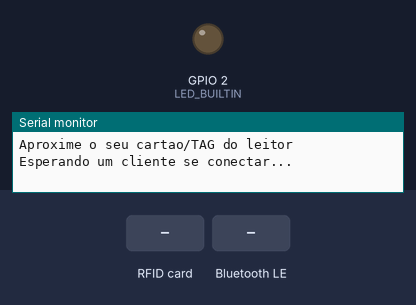
The sketch below on a simulated ESP32. Shown: output pins drawn as LEDs (lit = HIGH), the last lines printed to the serial monitor. The test bench sets the inputs (shaded band). Nothing arrives over Bluetooth unless stated; a phone connects over Bluetooth LE 3 s after start.

Above: at 1.2 s.
1.3 s: RFID card 5E 7A 19 C4 held to the reader
At 2.5 s:
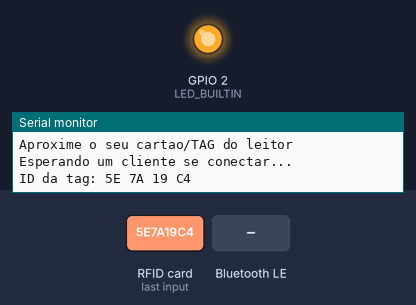
4.3 s: Bluetooth LE write "1" received
Timing chart, 0 to 7.3 s (numbered marks = the images above; inputs shaded):
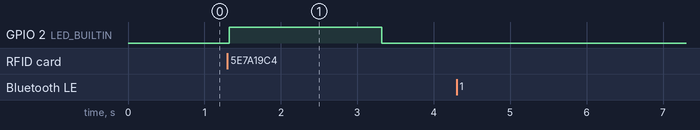

The sketch:

RFID.ino
```cpp
#include <SPI.h>
#include <MFRC522.h>

#define SS_PIN    21
#define RST_PIN   22

#define SIZE_BUFFER     18
#define MAX_SIZE_BLOCK  16

#define LED_BUILTIN 2 //LED EMBEDDED

MFRC522 mfrc522(SS_PIN, RST_PIN);


#include <BLEDevice.h>
#include <BLEServer.h>
#include <BLEUtils.h>
#include <BLE2902.h>

BLECharacteristic *pCharacteristic;

bool deviceConnected = false;
// const int LED = 2; // Could be different depending on the dev board. I used the DOIT ESP32 dev board.


int tagid;

// Veja o link seguinte se quiser gerar seus próprios UUIDs:
// https://www.uuidgenerator.net/

#define SERVICE_UUID           "6E400001-B5A3-F393-E0A9-E50E24DCCA9E" // UART service UUID
#define CHARACTERISTIC_UUID_RX "6E400002-B5A3-F393-E0A9-E50E24DCCA9E"
#define DHTDATA_CHAR_UUID "6E400003-B5A3-F393-E0A9-E50E24DCCA9E"


class MyServerCallbacks: public BLEServerCallbacks {
    void onConnect(BLEServer* pServer) {
      deviceConnected = true;
    };

    void onDisconnect(BLEServer* pServer) {
      deviceConnected = false;
    }
};

class MyCallbacks: public BLECharacteristicCallbacks {
    void onWrite(BLECharacteristic *pCharacteristic) {
      std::string rxValue = pCharacteristic->getValue();
      Serial.println(rxValue[0]);

      if (rxValue.length() > 0) {
        Serial.println("*********");
        Serial.print("Received Value: ");

        for (int i = 0; i < rxValue.length(); i++) {
          Serial.print(rxValue[i]);
        }
        Serial.println();
        Serial.println("*********");
      }


    }
};


void setup()
{
  // Inicia a serial
  Serial.begin(9600);
  // Inicia  SPI bus
  SPI.begin();
  // Inicia MFRC522
  mfrc522.PCD_Init();
  Serial.println("Aproxime o seu cartao/TAG do leitor");
  Serial.println();
  pinMode(LED_BUILTIN, OUTPUT);


  // Create the BLE Device
  BLEDevice::init("ESP32 RFID"); // Give it a name

  // Configura o dispositivo como Servidor BLE
  BLEServer *pServer = BLEDevice::createServer();
  pServer->setCallbacks(new MyServerCallbacks());

  // Cria o servico UART
  BLEService *pService = pServer->createService(SERVICE_UUID);

  // Cria uma Característica BLE para envio dos dados
  pCharacteristic = pService->createCharacteristic(
                      DHTDATA_CHAR_UUID,
                      BLECharacteristic::PROPERTY_NOTIFY
                    );

  pCharacteristic->addDescriptor(new BLE2902());

  // cria uma característica BLE para recebimento dos dados
  BLECharacteristic *pCharacteristic = pService->createCharacteristic(
                                         CHARACTERISTIC_UUID_RX,
                                         BLECharacteristic::PROPERTY_WRITE
                                       );

  pCharacteristic->setCallbacks(new MyCallbacks());

  // Inicia o serviço
  pService->start();

  // Inicia a descoberta do ESP32
  pServer->getAdvertising()->start();
  Serial.println("Esperando um cliente se conectar...");
}


void loop()
{


          // Busca novos cartões
          if ( ! mfrc522.PICC_IsNewCardPresent())
          {
            return;
          }
          // Seleciona um catão a ser lido
          if ( ! mfrc522.PICC_ReadCardSerial())
          {
            return;
          }
          //Mostra ID na serial
          Serial.print("ID da tag:");
          String conteudo = "";
          byte letra;
          for (byte i = 0; i < mfrc522.uid.size; i++)
          {
            Serial.print(mfrc522.uid.uidByte[i] < 0x10 ? " 0" : " ");
            Serial.print(mfrc522.uid.uidByte[i], HEX);
            conteudo.concat(String(mfrc522.uid.uidByte[i] < 0x10 ? " 0" : " "));
            conteudo.concat(String(mfrc522.uid.uidByte[i], HEX));
          }

          Serial.println();

          conteudo.toUpperCase();

          digitalWrite(LED_BUILTIN, HIGH);
          delay(2000);
          digitalWrite(LED_BUILTIN, LOW);
          delay(2000);


           if (deviceConnected) {

              char rfidDataString[16];
              sprintf(rfidDataString, "%d", conteudo);
              pCharacteristic->setValue(rfidDataString);
              pCharacteristic->notify(); // Envia o valor para o aplicativo!
              Serial.print("*** Enviado BLE: ");
              Serial.print(conteudo);
              Serial.println(" ***");


           }

}
```

Measured:
- after the input at 1.3 s, GPIO 2 (LED_BUILTIN): LOW → HIGH at once, → LOW 2.0 s later
